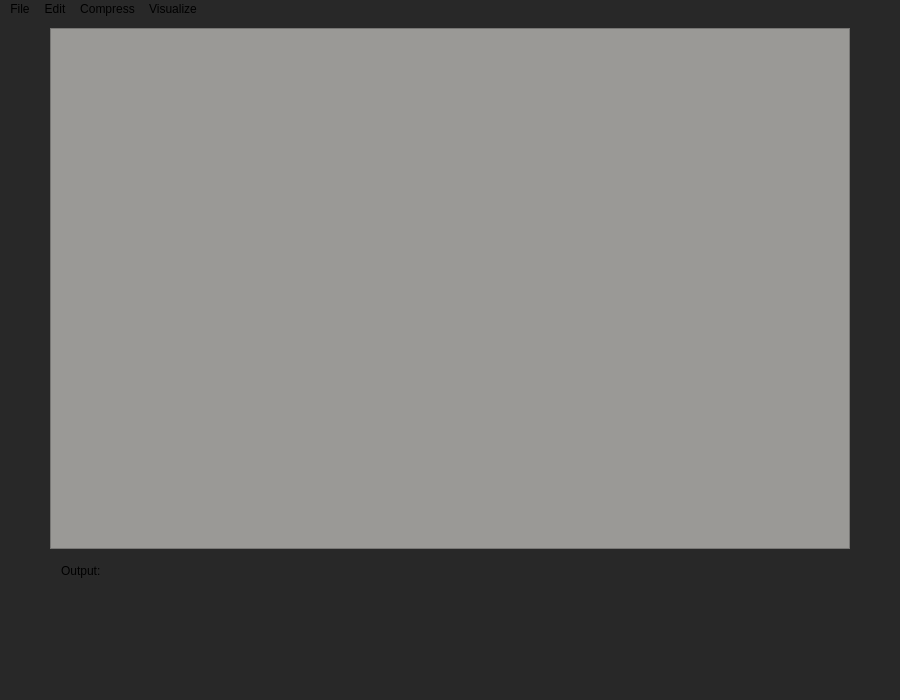
<?xml version="1.0" encoding="UTF-8"?>
<ui version="4.0">
 <class>MainWindow</class>
 <widget class="QMainWindow" name="MainWindow">
  <property name="geometry">
   <rect>
    <x>0</x>
    <y>0</y>
    <width>900</width>
    <height>700</height>
   </rect>
  </property>
  <property name="sizePolicy">
   <sizepolicy hsizetype="Fixed" vsizetype="Fixed">
    <horstretch>0</horstretch>
    <verstretch>0</verstretch>
   </sizepolicy>
  </property>
  <property name="maximumSize">
   <size>
    <width>1003</width>
    <height>728</height>
   </size>
  </property>
  <property name="windowTitle">
   <string>MainWindow</string>
  </property>
  <property name="styleSheet">
   <string notr="true">background-color: rgb(40, 40, 40);</string>
  </property>
  <widget class="QWidget" name="centralwidget">
   <widget class="QLabel" name="constOutputLabel">
    <property name="geometry">
     <rect>
      <x>61</x>
      <y>541</y>
      <width>64</width>
      <height>22</height>
     </rect>
    </property>
    <property name="text">
     <string>Output:</string>
    </property>
   </widget>
   <widget class="QLabel" name="outputLabel">
    <property name="geometry">
     <rect>
      <x>50</x>
      <y>569</y>
      <width>800</width>
      <height>71</height>
     </rect>
    </property>
    <property name="text">
     <string/>
    </property>
   </widget>
   <widget class="QTextEdit" name="textEdit">
    <property name="geometry">
     <rect>
      <x>50</x>
      <y>9</y>
      <width>800</width>
      <height>521</height>
     </rect>
    </property>
    <property name="styleSheet">
     <string notr="true">background-color: rgb(154, 153, 150);</string>
    </property>
   </widget>
  </widget>
  <widget class="QStatusBar" name="statusbar"/>
  <widget class="QMenuBar" name="menubar">
   <property name="geometry">
    <rect>
     <x>0</x>
     <y>0</y>
     <width>900</width>
     <height>27</height>
    </rect>
   </property>
   <widget class="QMenu" name="menuFile">
    <property name="title">
     <string>File</string>
    </property>
    <addaction name="actionOpen"/>
    <addaction name="actionNew"/>
    <addaction name="actionSave"/>
   </widget>
   <widget class="QMenu" name="menuCompression">
    <property name="title">
     <string>Edit</string>
    </property>
    <addaction name="actionCheck_for_errors"/>
    <addaction name="actionConvert_to_JSON"/>
    <addaction name="actionFormat"/>
   </widget>
   <widget class="QMenu" name="menuCompress">
    <property name="title">
     <string>Compress</string>
    </property>
    <addaction name="actionRemove_whitespaces"/>
    <addaction name="actionCompress_file"/>
   </widget>
   <widget class="QMenu" name="menuVisualize">
    <property name="title">
     <string>Visualize</string>
    </property>
   </widget>
   <addaction name="menuFile"/>
   <addaction name="menuCompression"/>
   <addaction name="menuCompress"/>
   <addaction name="menuVisualize"/>
  </widget>
  <action name="actionOpen">
   <property name="text">
    <string>Open</string>
   </property>
  </action>
  <action name="actionNew">
   <property name="text">
    <string>New</string>
   </property>
  </action>
  <action name="actionSave">
   <property name="text">
    <string>Save</string>
   </property>
  </action>
  <action name="actionCompress_xml_file">
   <property name="text">
    <string>Compress xml file</string>
   </property>
  </action>
  <action name="actionCheck_for_errors">
   <property name="text">
    <string>Check for errors</string>
   </property>
  </action>
  <action name="actionConvert_to_JSON">
   <property name="text">
    <string>Convert to JSON</string>
   </property>
  </action>
  <action name="actionFormat">
   <property name="text">
    <string>Format</string>
   </property>
  </action>
  <action name="actionRemove_whitespaces">
   <property name="text">
    <string>Remove whitespaces</string>
   </property>
  </action>
  <action name="actionCompress_file">
   <property name="text">
    <string>Compress file</string>
   </property>
  </action>
 </widget>
 <resources/>
 <connections/>
</ui>
